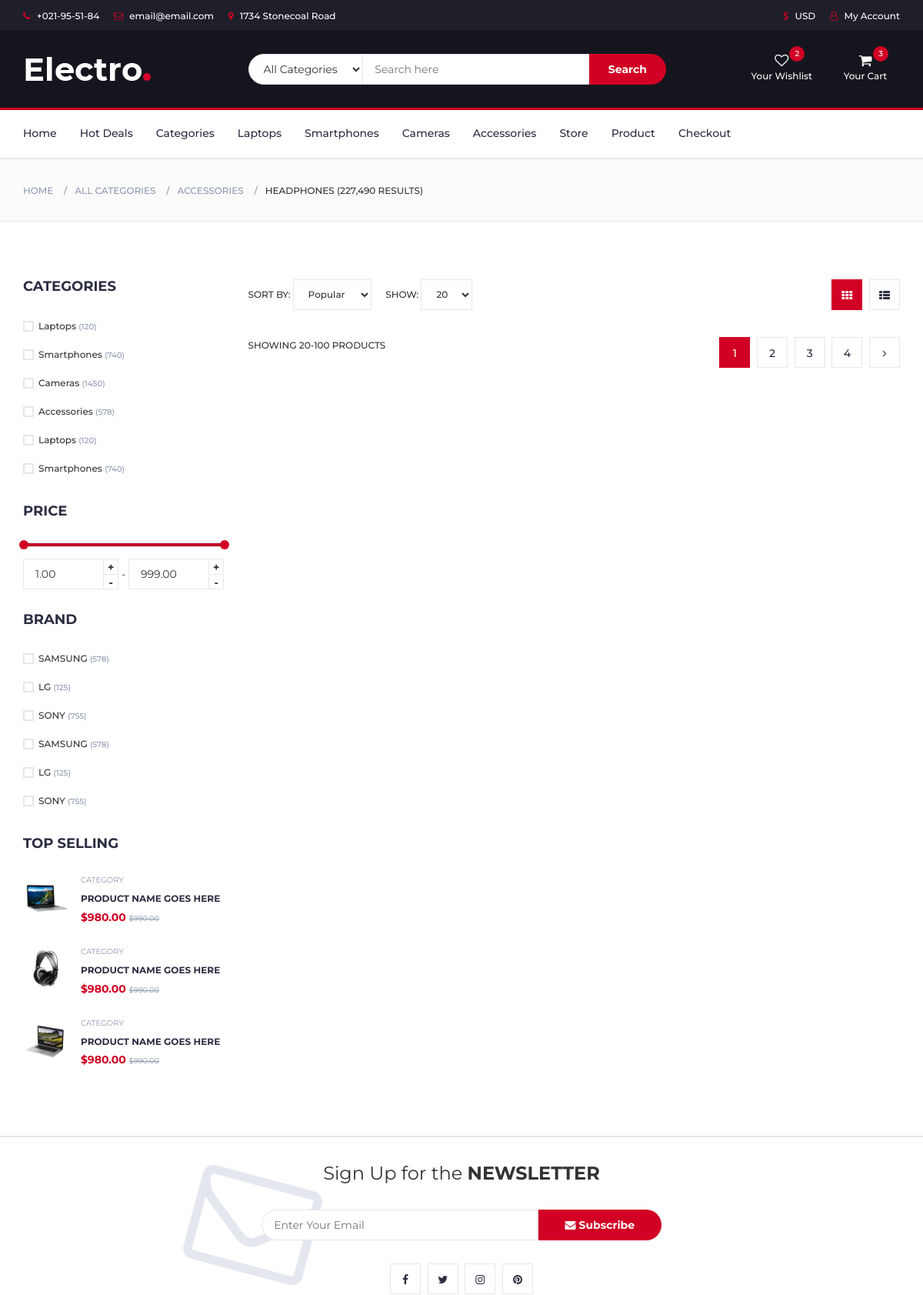
The page /store/ (upper part) on the database as committed earlier.
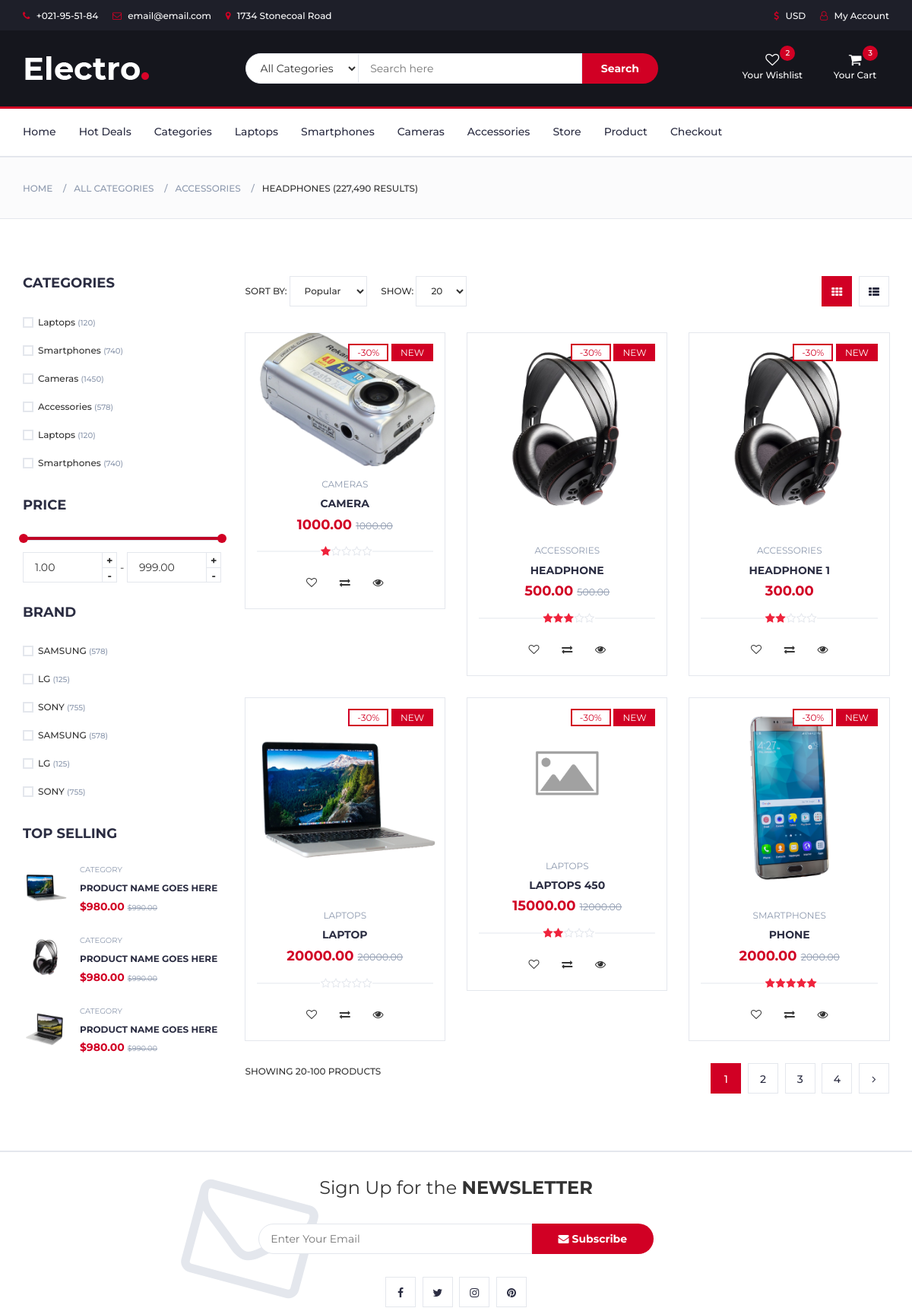
The same page on the database as committed later.
### shop/models.py (models this page shows, shortened)
class Product(models.Model):
    category = models.ForeignKey(
        Category, related_name='products', null=True, on_delete=models.SET_NULL)
    brand = models.ForeignKey(
        Brand, related_name='products', null=True, on_delete=models.SET_NULL)
    name = models.CharField(max_length=200, db_index=True)
    slug = models.SlugField(max_length=200, db_index=True, unique=True)
    main_photo = models.ImageField(
        upload_to='products/%Y/%m/%d', blank=True, verbose_name='URL')
    photo_1 = models.ImageField(upload_to='products/%Y/%m/%d', blank=True)
    photo_2 = models.ImageField(upload_to='products/%Y/%m/%d', blank=True)
    photo_3 = models.ImageField(upload_to='products/%Y/%m/%d', blank=True)
    description = models.TextField()
    details = models.TextField()
    price = models.DecimalField(max_digits=10, decimal_places=2)
    old_price = models.DecimalField(
        max_digits=10, decimal_places=2, null=True, blank=True)
    stock = models.PositiveIntegerField()
    available = models.BooleanField(default=True)
    rait = models.PositiveIntegerField(default=0)
    created = models.DateTimeField(auto_now_add=True)
    updated = models.DateTimeField(auto_now=True)
    class Meta:
        ordering = ('name',)
        index_together = (('id', 'slug'),)

class Category(models.Model):
    name = models.CharField(max_length=200, db_index=True)
    slug = models.CharField(max_length=200, db_index=True, unique=True)
    class Meta:
        ordering = ('name',)
        verbose_name = 'Category'
        verbose_name_plural = 'Categories'
    def __str__(self) -> str:
        return self.name

### shop/views.py (the view)
# urls.py: url(r'^store/$', views.store, name='store'),
def store(request, category_slug=None):
    category = None
    categories = Category.objects.all()
    brand = None
    brands = Brand.objects.all()
    products = Product.objects.filter(available=True)
    if category_slug:
        category = get_object_or_404(Category, slug=category_slug)
        products = products.objects.filter(category=category)
    cart_product_form = CartAddProductForm()
    return render(request, 'pages/store.html', {'category': category,
                                                'categories': categories,
                                                'products': products,
                                                'cart_product_form': cart_product_form})

### cart/forms.py
class CartAddProductForm(forms.Form):
    quantity = forms.TypedChoiceField(choices=PRODUCT_QUANTITY_CHOISES)
    update = forms.BooleanField(
        required=False, initial=False, widget=forms.HiddenInput)

### templates/pages/store.html (shortened to what this page needs)
{% extends '../base.html' %}
{% load static %}
{% block content %}
{% include '../layouts/breadcrumb.html' %}
		<div class="section">
			<div class="container">
				<div class="row">
					<div id="aside" class="col-md-3">
						<div class="aside">
							<h3 class="aside-title">Categories</h3>
							<div class="checkbox-filter">
								<div class="input-checkbox">
									<label for="category-1">
										<span></span>
										Laptops
										<small>(120)</small>
									</label>
								</div>
								<div class="input-checkbox">
									<label for="category-2">
										<span></span>
										Smartphones
										<small>(740)</small>
									</label>
								</div>
								<div class="input-checkbox">
									<label for="category-3">
										<span></span>
										Cameras
										<small>(1450)</small>
									</label>
								</div>
								<div class="input-checkbox">
									<label for="category-4">
										<span></span>
										Accessories
										<small>(578)</small>
									</label>
								</div>
								<div class="input-checkbox">
									<label for="category-5">
										<span></span>
										Laptops
										<small>(120)</small>
									</label>
								</div>
								<div class="input-checkbox">
									<label for="category-6">
										<span></span>
										Smartphones
										<small>(740)</small>
									</label>
								</div>
							</div>
						</div>
						<div class="aside">
							<h3 class="aside-title">Price</h3>
							<div class="price-filter">
								<div id="price-slider"></div>
								<div class="input-number price-min">
									<input id="price-min" type="number">
									<span class="qty-up">+</span>
									<span class="qty-down">-</span>
								</div>
								<span>-</span>
								<div class="input-number price-max">
									<input id="price-max" type="number">
									<span class="qty-up">+</span>
									<span class="qty-down">-</span>
								</div>
							</div>
						</div>
						<div class="aside">
							<h3 class="aside-title">Brand</h3>
							<div class="checkbox-filter">
								<div class="input-checkbox">
									<label for="brand-1">
										<span></span>
										SAMSUNG
										<small>(578)</small>
									</label>
								</div>
								<div class="input-checkbox">
									<label for="brand-2">
										<span></span>
										LG
										<small>(125)</small>
									</label>
								</div>
								<div class="input-checkbox">
									<label for="brand-3">
										<span></span>
										SONY
										<small>(755)</small>
									</label>
								</div>
								<div class="input-checkbox">
									<label for="brand-4">
										<span></span>
										SAMSUNG
										<small>(578)</small>
									</label>
								</div>
								<div class="input-checkbox">
									<label for="brand-5">
										<span></span>
										LG
										<small>(125)</small>
									</label>
								</div>
								<div class="input-checkbox">
									<label for="brand-6">
										<span></span>
										SONY
										<small>(755)</small>
									</label>
								</div>
							</div>
						</div>
						<div class="aside">
							<h3 class="aside-title">Top selling</h3>
							<div class="product-widget">
								<div class="product-img">
									<img src="{% static  './img/product01.png' %}" alt="">
								</div>
								<div class="product-body">
									<p class="product-category">Category</p>
									<h3 class="product-name"><a href="#">product name goes here</a></h3>
									<h4 class="product-price">$980.00 <del class="product-old-price">$990.00</del></h4>
								</div>
							</div>
							<div class="product-widget">
								<div class="product-img">
									<img src="{% static  './img/product02.png' %}" alt="">
								</div>
								<div class="product-body">
									<p class="product-category">Category</p>
									<h3 class="product-name"><a href="#">product name goes here</a></h3>
									<h4 class="product-price">$980.00 <del class="product-old-price">$990.00</del></h4>
								</div>
							</div>
							<div class="product-widget">
								<div class="product-img">
									<img src="{% static  './img/product03.png' %}" alt="">
								</div>
								<div class="product-body">
									<p class="product-category">Category</p>
									<h3 class="product-name"><a href="#">product name goes here</a></h3>
									<h4 class="product-price">$980.00 <del class="product-old-price">$990.00</del></h4>
								</div>
							</div>
						</div>
					</div>
					<div id="store" class="col-md-9">
						<div class="store-filter clearfix">
							<div class="store-sort">
								<label>
									Sort By:
									<select class="input-select">
										<option value="0">Popular</option>
									</select>
								</label>
								<label>
									Show:
									<select class="input-select">
										<option value="0">20</option>
									</select>
								</label>
							</div>
							<ul class="store-grid">
								<li class="active"><i class="fa fa-th"></i></li>
								<li><a href="#"><i class="fa fa-th-list"></i></a></li>
							</ul>
						</div>
						<div class="row">
							{% for product in products %}
							<div class="col-md-4 col-xs-6">
								<div class="product">
									<div class="product-img">
										<img src="{% if product.main_photo %}{{product.main_photo.url}}{% else %} {% static 'img/placeholder-image.png' %} {% endif %}" alt="{{product.name}}">
										<div class="product-label">
											<span class="sale">-30%</span>
											<span class="new">NEW</span>
										</div>
									</div>
									<div class="product-body">
										<p class="product-category">{{product.category}}</p>
										<h3 class="product-name"><a href="{% url 'shop:product' product_slug=product.slug %}">{{product.name}}</a></h3>
										<h4 class="product-price">{{product.price}}{% if product.old_price %} <del class="product-old-price">{{product.old_price}}</del>{% endif %} </h4>
										<div class="product-rating">
											{% with ''|center:5 as range %}
											{% for _ in range %}
												{% if forloop.counter <= product.rait %}
												<i class="fa fa-star"></i>
												{% else %}
												<i class="fa fa-star-o"></i>
												{% endif %}
											{% endfor %}
											{% endwith %}
										</div>
										<div class="product-btns">
											<button class="add-to-wishlist"><i class="fa fa-heart-o"></i><span class="tooltipp">add to wishlist</span></button>
											<button class="add-to-compare"><i class="fa fa-exchange"></i><span class="tooltipp">add to compare</span></button>
											<button class="quick-view"><i class="fa fa-eye"></i><span class="tooltipp">quick view</span></button>
										</div>
									</div>
									<div class="add-to-cart">
										<form action="{% url 'cart:cart_add' product_id=product.id %}" name="" method="POST">
											{{ cart_product_form }}
										</form>
									</div>
								</div>
							</div>
							{% endfor %}
							<div class="clearfix visible-lg visible-md"></div>
						</div>
						<div class="store-filter clearfix">
							<span class="store-qty">Showing 20-100 products</span>
							<ul class="store-pagination">
								<li class="active">1</li>
								<li><a href="#">2</a></li>
								<li><a href="#">3</a></li>
								<li><a href="#">4</a></li>
								<li><a href="#"><i class="fa fa-angle-right"></i></a></li>
							</ul>
						</div>
					</div>
				</div>
			</div>
		</div>
	{% endblock %}

### templates/base.html (shortened to what this page needs)
{% load static %}
<!DOCTYPE html>
<html lang="en">
	<head>
		<link type="text/css" rel="stylesheet" href="{% static 'css/bootstrap.min.css' %}"/>
		<link type="text/css" rel="stylesheet" href="{% static 'css/slick.css' %}"/>
		<link type="text/css" rel="stylesheet" href="{% static 'css/slick-theme.css' %}"/>
		<link type="text/css" rel="stylesheet" href="{% static 'css/nouislider.min.css' %}"/>
		<link rel="stylesheet" href="{% static 'css/font-awesome.min.css' %}">
		<link type="text/css" rel="stylesheet" href="{% static 'css/style.css' %}"/>
    </head>
	<body>
		{% include './layouts/header.html' %}
		{% include './layouts/navigation.html' %}
		{% block content %}{% endblock %}
		{% include './layouts/newsletter.html' %}
	</body>
</html>

### templates/layouts/header.html (shortened to what this page needs)
{% load static %}
<header>
    <div id="top-header">
        <div class="container">
            <ul class="header-links pull-left">
                <li><a href="tel:+021-95-51-84"><i class="fa fa-phone"></i> +021-95-51-84</a></li>
                <li><a href="mailto:email@email.com"><i class="fa fa-envelope-o"></i> email@email.com</a></li>
                <li><a href="https://goo.gl/maps/8hENrKFg6TtzMzkR8"><i class="fa fa-map-marker"></i> 1734 Stonecoal Road</a></li>
            </ul>
            <ul class="header-links pull-right">
                <li><a href="#"><i class="fa fa-dollar"></i> USD</a></li>
                <li><a href="#"><i class="fa fa-user-o"></i> My Account</a></li>
            </ul>
        </div>
    </div>
    <div id="header">
        <div class="container">
            <div class="row">
                <div class="col-md-3">
                    <div class="header-logo">
                        <a href="{% url 'shop:home' %}" class="logo">
                            <img src="{% static './img/logo.png' %}" alt="">
                        </a>
                    </div>
                </div>
                <div class="col-md-6">
                    <div class="header-search">
                        <form>
                            <select class="input-select">
                                <option value="0">All Categories</option>
                            </select>
                            <input class="input" placeholder="Search here">
                            <button class="search-btn">Search</button>
                        </form>
                    </div>
                </div>
                <div class="col-md-3 clearfix">
                    <div class="header-ctn">
                        <div>
                            <a href="#">
                                <i class="fa fa-heart-o"></i>
                                <span>Your Wishlist</span>
                                <div class="qty">2</div>
                            </a>
                        </div>
                        <div class="dropdown">
                            <a class="dropdown-toggle" data-toggle="dropdown" aria-expanded="true">
                                <i class="fa fa-shopping-cart"></i>
                                <span>Your Cart</span>
                                <div class="qty">3</div>
                            </a>
                        </div>
                    </div>
                </div>
            </div>
        </div>
    </div>
</header>

### templates/layouts/navigation.html
{% load static %}
<nav id="navigation">
    <div class="container">
        <div id="responsive-nav">
            <ul class="main-nav nav navbar-nav">
                <li class=""><a href="{% url 'shop:home' %}">Home</a></li>
                <li><a href="#">Hot Deals</a></li>
                <li><a href="#">Categories</a></li>
                <li><a href="#">Laptops</a></li>
                <li><a href="#">Smartphones</a></li>
                <li><a href="#">Cameras</a></li>
                <li><a href="#">Accessories</a></li>
                <li><a href="{% url 'shop:store' %}">Store</a></li>
                <li><a href="{% url 'shop:product' product_slug='phone' %}">Product</a></li>
                <li><a href="{% url 'shop:checkout' %}">Checkout</a></li>
            </ul>
        </div>
    </div>
</nav>

### templates/layouts/breadcrumb.html
<div id="breadcrumb" class="section">
    <div class="container">
        <div class="row">
            <div class="col-md-12">
                <ul class="breadcrumb-tree">
                    <li><a href="#">Home</a></li>
                    <li><a href="#">All Categories</a></li>
                    <li><a href="#">Accessories</a></li>
                    <li class="active">Headphones (227,490 Results)</li>
                </ul>
            </div>
        </div>
    </div>
</div>

### templates/layouts/newsletter.html
{% load static %}
<div id="newsletter" class="section">
    <div class="container">
        <div class="row">
            <div class="col-md-12">
                <div class="newsletter">
                    <p>Sign Up for the <strong>NEWSLETTER</strong></p>
                    <form>
                        <input class="input" type="email" placeholder="Enter Your Email">
                        <button class="newsletter-btn"><i class="fa fa-envelope"></i> Subscribe</button>
                    </form>
                    <ul class="newsletter-follow">
                        <li>
                            <a href="#"><i class="fa fa-facebook"></i></a>
                        </li>
                        <li>
                            <a href="#"><i class="fa fa-twitter"></i></a>
                        </li>
                        <li>
                            <a href="#"><i class="fa fa-instagram"></i></a>
                        </li>
                        <li>
                            <a href="#"><i class="fa fa-pinterest"></i></a>
                        </li>
                    </ul>
                </div>
            </div>
        </div>
    </div>
</div>

Rows that differ between the two databases and show on the page:
added Product: main_photo (picture), category "CAMERAS", name "CAMERA", price "1000.00", old_price "1000.00", rait 1 (drawn)
added Product: main_photo (picture), category "ACCESSORIES", name "HEADPHONE", price "500.00", old_price "500.00", rait 3 (drawn)
added Product: main_photo (picture), category "ACCESSORIES", name "HEADPHONE 1", price "300.00", rait 2 (drawn)
added Product: main_photo (picture), category "LAPTOPS", name "LAPTOP", price "20000.00", old_price "20000.00", rait 0 (drawn)
added Product: shows a picture, category "LAPTOPS", name "LAPTOPS 450", price "15000.00", old_price "12000.00", rait 2 (drawn)
added Product: main_photo (picture), category "SMARTPHONES", name "PHONE", price "2000.00", old_price "2000.00", rait 5 (drawn)
